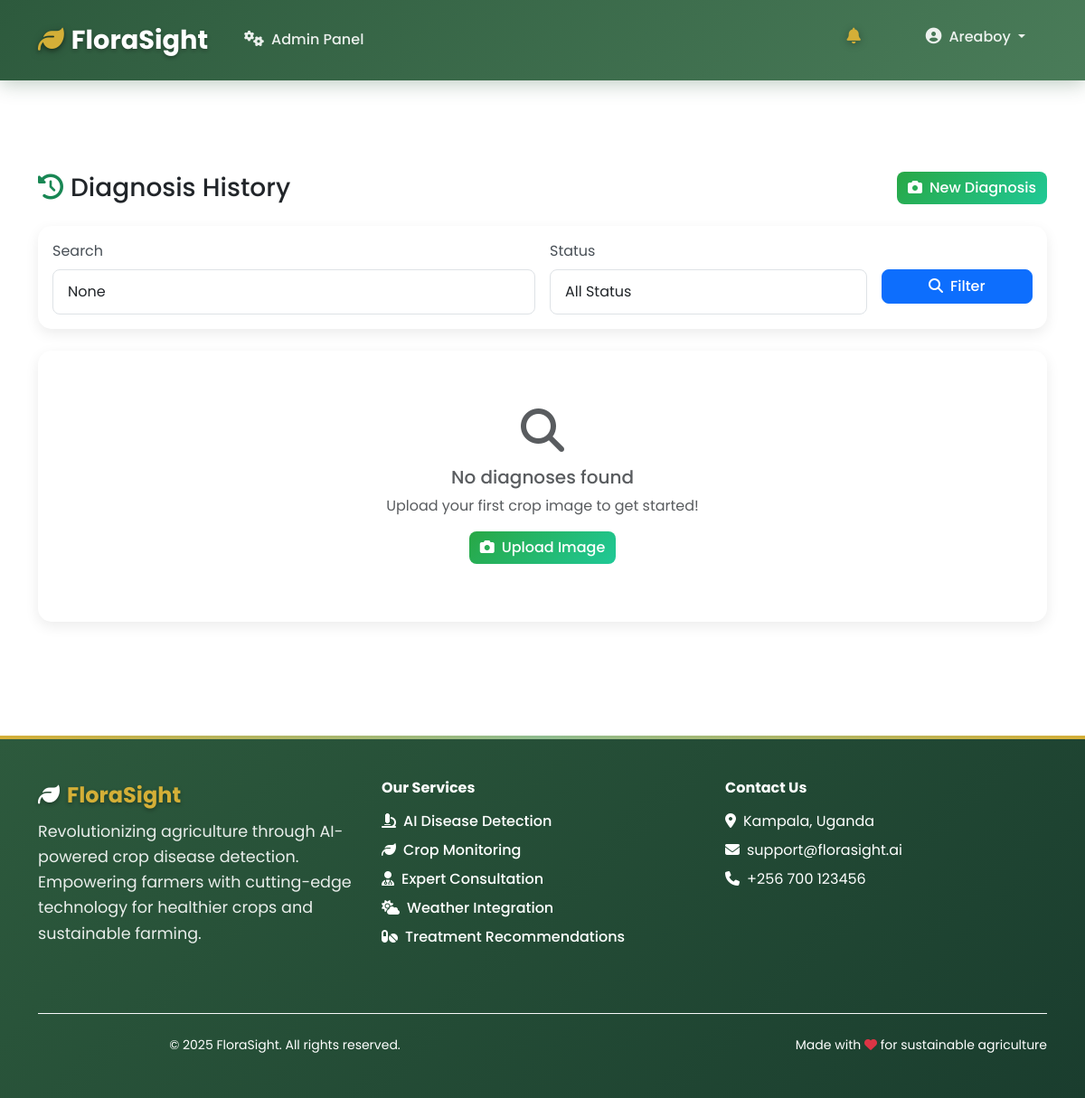
The app's page /diagnoses/ (signed in), older data.
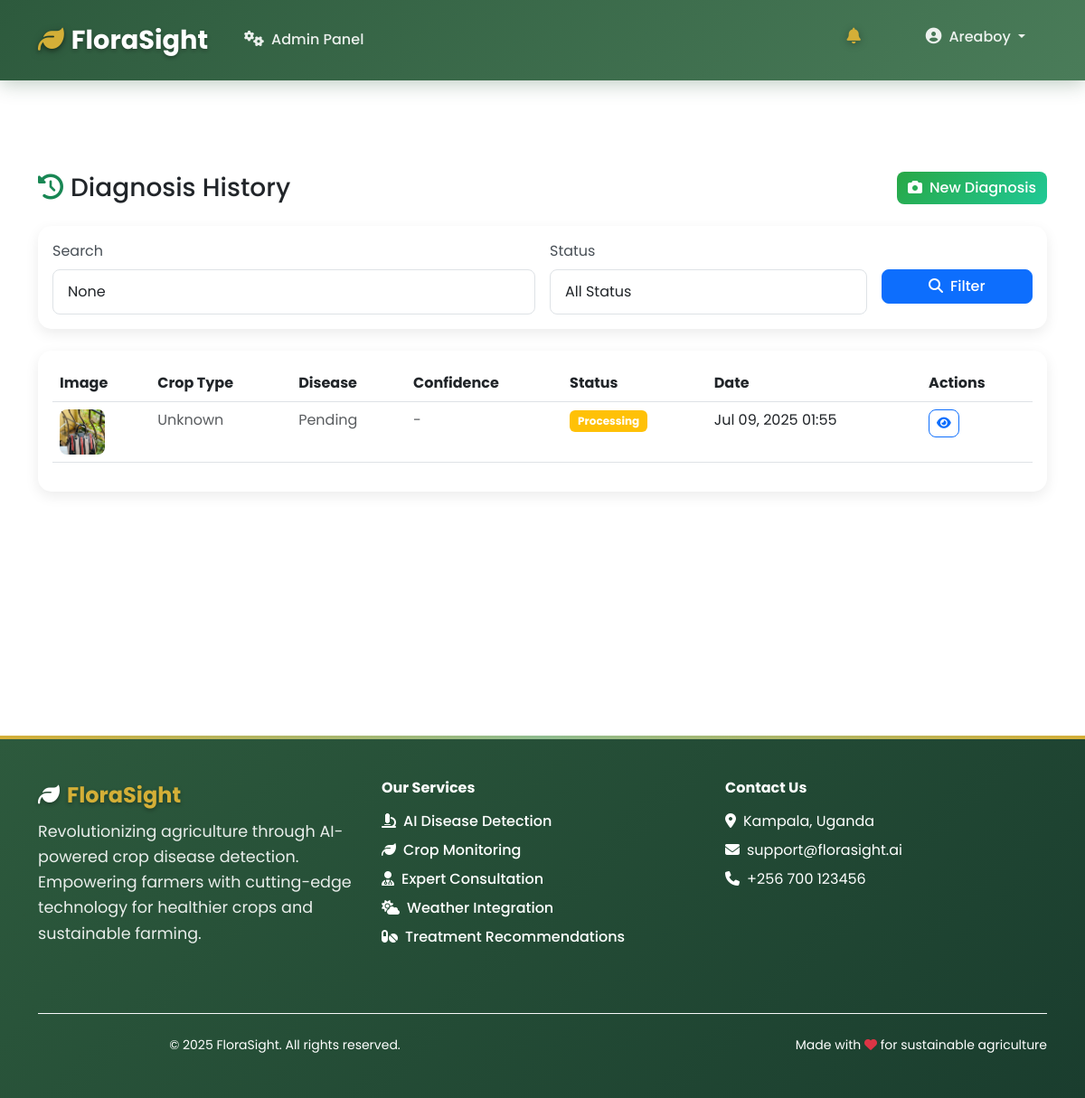
The same page, newer data.
### crops/models.py (models this page shows, shortened)
class Diagnosis(models.Model):
    id = models.UUIDField(primary_key=True, default=uuid.uuid4, editable=False)
    user = models.ForeignKey(User, on_delete=models.CASCADE)
    crop_image = models.ImageField(upload_to='crop_images/')
    crop_type = models.ForeignKey(CropType, on_delete=models.SET_NULL, null=True, blank=True)
    predicted_disease = models.ForeignKey(Disease, on_delete=models.SET_NULL, null=True, blank=True)
    confidence_score = models.FloatField(null=True, blank=True)
    severity_level = models.CharField(max_length=20, blank=True)
    affected_area_percentage = models.FloatField(null=True, blank=True)
    temperature = models.FloatField(null=True, blank=True)
    humidity = models.FloatField(null=True, blank=True)
    soil_ph = models.FloatField(null=True, blank=True)
    status = models.CharField(max_length=20, choices=[
        ('processing', 'Processing'),
        ('completed', 'Completed'),
        ('failed', 'Failed'),
    ], default='processing')
    notes = models.TextField(blank=True)
    created_at = models.DateTimeField(auto_now_add=True)
    updated_at = models.DateTimeField(auto_now=True)
    class Meta:
        ordering = ['-created_at']

### crops/views.py (the view)
# urls.py: path('diagnoses/', views.diagnosis_history, name='diagnosis_history'),
@login_required
def diagnosis_history(request):
    diagnoses = Diagnosis.objects.filter(user=request.user).order_by('-created_at')
    search_query = request.GET.get('search')
    if search_query:
        diagnoses = diagnoses.filter(
            Q(predicted_disease__name__icontains=search_query) |
            Q(crop_type__name__icontains=search_query)
        )
    status_filter = request.GET.get('status')
    if status_filter:
        diagnoses = diagnoses.filter(status=status_filter)
    paginator = Paginator(diagnoses, 10)
    page_number = request.GET.get('page')
    page_obj = paginator.get_page(page_number)
    context = {
        'page_obj': page_obj,
        'search_query': search_query,
        'status_filter': status_filter,
    }
    return render(request, 'crops/diagnosis_history.html', context)

### crops/context_processors.py (called while the page is built)
def notifications(request):
    if not request.user.is_authenticated:
        return {}
    messages = SystemMessage.objects.filter(
        Q(user=request.user) | Q(user__isnull=True)
    ).order_by('-created_at')
    return {
        'unread_count': messages.filter(is_read=False).count(),
        'user_messages': messages[:5]  # Show 5 most recent
    }

### templates/crops/diagnosis_history.html (shortened to what the changed rows need)
{% extends 'base.html' %}
{% load static %}
{% block content %}
<div class="container py-4">
    <div class="row">
        <div class="col-12">
            <div class="d-flex justify-content-between align-items-center mb-4">
                <h1 class="h3 mb-0">
                    <i class="fas fa-history me-2 text-success"></i>Diagnosis History
                </h1>
            </div>
        </div>
    </div>
    <div class="row">
        <div class="col-12">
            <div class="card">
                <div class="card-body">
                    {% if page_obj %}
                    <div class="table-responsive">
                        <table class="table table-hover">
                            <thead>
                                <tr>
                                    <th>Image</th>
                                    <th>Crop Type</th>
                                    <th>Disease</th>
                                    <th>Confidence</th>
                                    <th>Status</th>
                                    <th>Date</th>
                                    <th>Actions</th>
                                </tr>
                            </thead>
                            <tbody>
                                {% for diagnosis in page_obj %}
                                <tr class="searchable-item">
                                    <td>
                                        <img src="{{ diagnosis.crop_image.url }}"
                                             alt="Crop" class="diagnosis-thumb">
                                    </td>
                                    <td>
                                        {% if diagnosis.crop_type %}
                                            {{ diagnosis.crop_type.name }}
                                        {% else %}
                                            <span class="text-muted">Unknown</span>
                                        {% endif %}
                                    </td>
                                    <td>
                                        {% if diagnosis.predicted_disease %}
                                            <span class="badge bg-danger">{{ diagnosis.predicted_disease.name }}</span>
                                        {% else %}
                                            <span class="text-muted">Pending</span>
                                        {% endif %}
                                    </td>
                                    <td>
                                        {% if diagnosis.confidence_score %}
                                            {{ diagnosis.confidence_score|floatformat:1 }}%
                                        {% else %}
                                            <span class="text-muted">-</span>
                                        {% endif %}
                                    </td>
                                    <td>
                                        <span class="badge bg-{% if diagnosis.status == 'completed' %}success{% elif diagnosis.status == 'processing' %}warning{% else %}danger{% endif %}">
                                            {{ diagnosis.get_status_display }}
                                        </span>
                                    </td>
                                    <td>{{ diagnosis.created_at|date:"M d, Y H:i" }}</td>
                                    <td>
                                        <a href="{% url 'crops:diagnosis_detail' diagnosis.id %}"
                                           class="btn btn-sm btn-outline-primary" title="View Details">
                                            <i class="fas fa-eye"></i>
                                        </a>
                                    </td>
                                </tr>
                                {% endfor %}
                            </tbody>
                        </table>
                    </div>
                    {% else %}
                    <div class="text-center py-5">
                        <i class="fas fa-search fa-3x text-muted mb-3"></i>
                        <h5 class="text-muted">No diagnoses found</h5>
                        <p class="text-muted">
                            {% if search_query or status_filter %}
                                Try adjusting your search criteria.
                            {% else %}
                                Upload your first crop image to get started!
                            {% endif %}
                        </p>
                        <a href="{% url 'crops:upload_image' %}" class="btn btn-success">
                            <i class="fas fa-camera me-2"></i>Upload Image
                        </a>
                    </div>
                    {% endif %}
                </div>
            </div>
        </div>
    </div>
</div>
{% endblock %}

Row changes from the older to the newer data that the page shows:
added Diagnosis: crop_image (picture), shows "Unknown", shows "Pending", status "Processing", created_at "Jul 09, 2025 01:55"
Text that changed along with them:
text no longer shown: "No diagnoses found Upload your first crop image to get started! Upload Image"
text now shown: "Image Crop Type Disease Confidence Status Date Actions"
